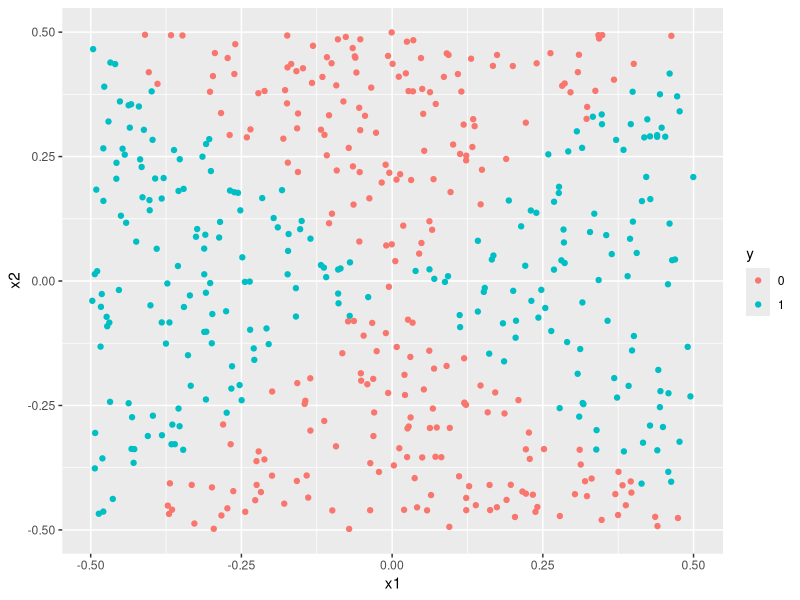
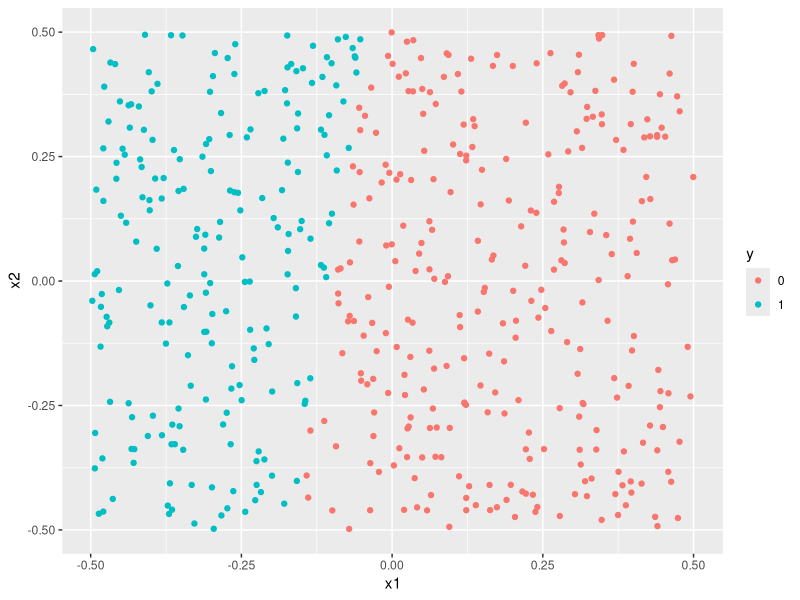
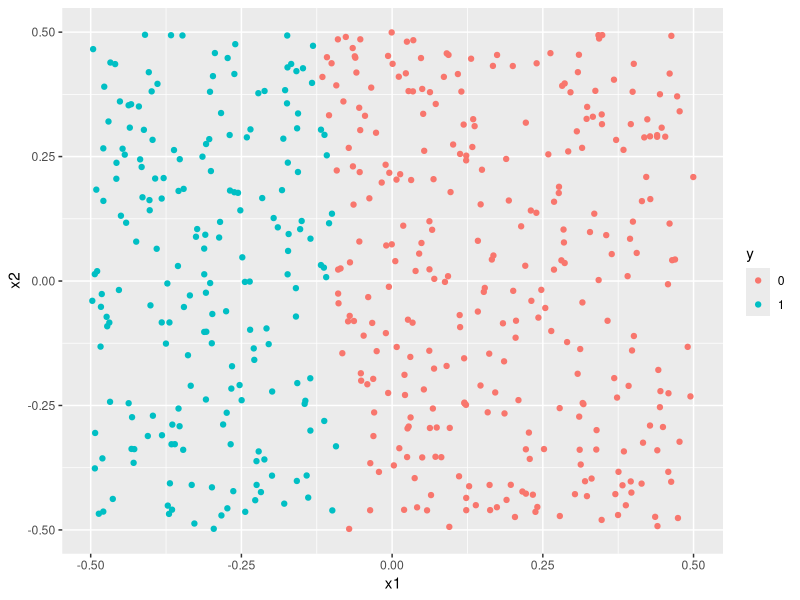
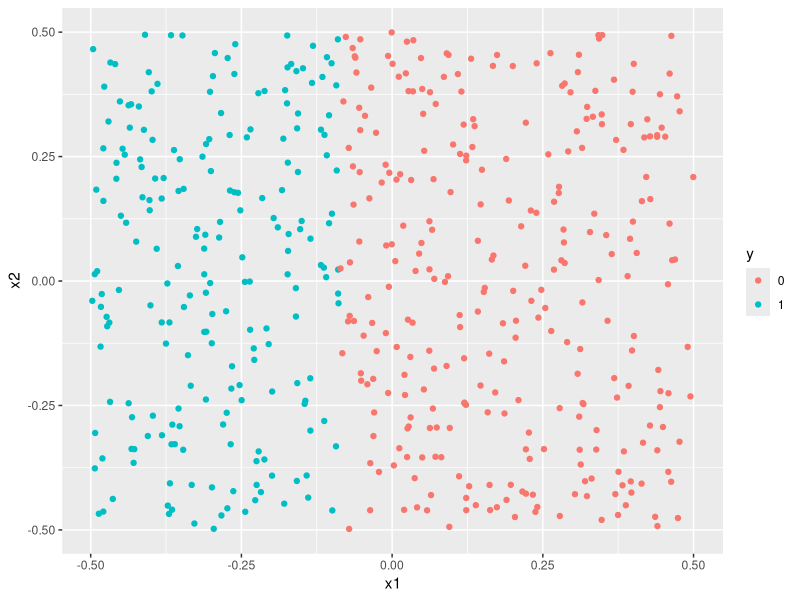
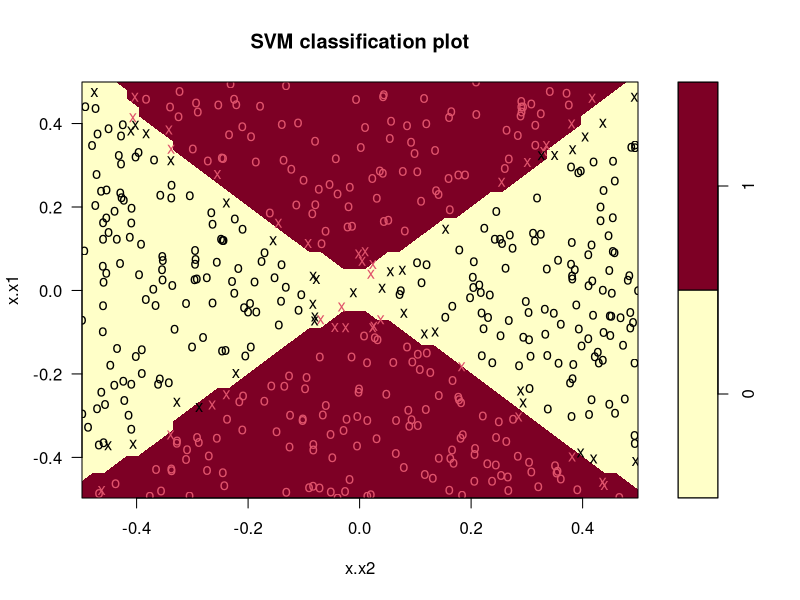
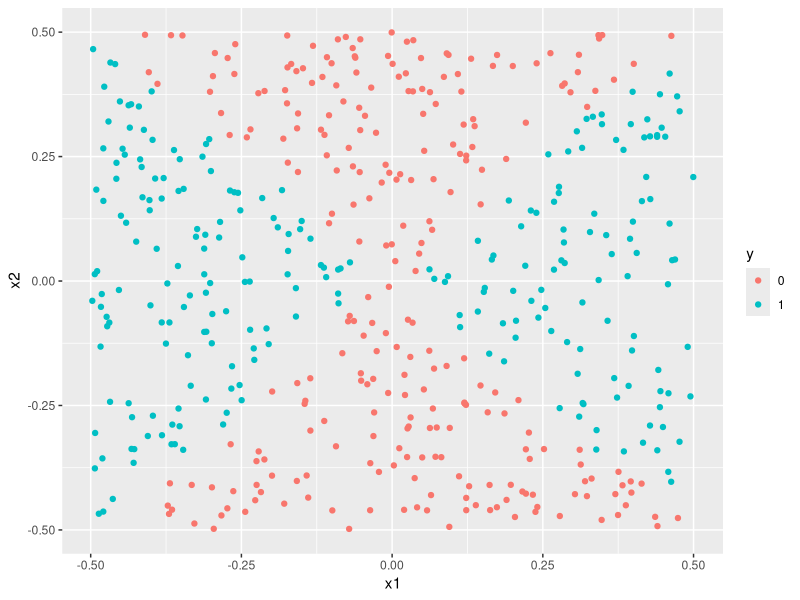

The R source for these figures, in order:
## ---- chunk 1
x1 <- runif(500) - 0.5
x2 <- runif(500) - 0.5
y <- 1 * (x1^2 - x2^2 > 0)
## ---- chunk 2
x <- cbind(x1,x2)
data_b <- data.frame(x = x, y = as.factor(y))
library(ggplot2)
ggplot(data=data_b,aes(x1,x2))+
  geom_point(aes(color=y))
## ---- chunk 3
data_c <- data.frame(x = x, y = as.factor(y))
glm.fits <- glm(y ~ x1 + x2, data_c, family = binomial)
summary(glm.fits)
## ---- chunk 4
pre_d <- predict(glm.fits,type = "response")
pre_d[pre_d>0.5] <- 1
pre_d[pre_d<=0.5] <- 0
data_d <- data.frame(x = x, y = as.factor(pre_d))
ggplot(data=data_d,aes(x1,x2))+
  geom_point(aes(color=y))
table(data_b[,"y"],pre_d)
mean(data_b[,"y"]==pre_d)
## ---- chunk 5
data_e <- data.frame(x = x, y = as.factor(y))

glm.fits_e <- glm(y ~ x1^2 + x1*x2, data_e, family = binomial)
summary(glm.fits_e)
## ---- chunk 6
pre_f <- predict(glm.fits_e,type = "response")
pre_f[pre_f>0.5] <- 1
pre_f[pre_f<=0.5] <- 0
data_f <- data.frame(x = x, y = as.factor(pre_f))
ggplot(data=data_f,aes(x1,x2))+
  geom_point(aes(color=y))
table(data_b[,"y"],pre_f)
mean(data_b[,"y"]==pre_f)
## ---- chunk 7
library(e1071)
data_g <- data.frame(x = x, y = as.factor(y))
svmfit <- svm(y ~ ., data_g, kernel = "linear", gamma = 1, cost = 10)
pre_g <- predict(svmfit)
data_pre <- data.frame(x=x,y=as.factor(pre_g))
ggplot(data=data_pre,aes(x1,x2))+
  geom_point(aes(color=y))
table(data_g[,"y"],pre_g)
mean(data_g[,"y"]==pre_g)
## ---- chunk 8
svmfit_h <- svm(y ~ ., data_g, kernel = "radial", gamma = 1, cost = 10)
plot(svmfit_h,data_g)
pre_h <- predict(svmfit_h)
data_h <- data.frame(x=x,y=as.factor(pre_h))
ggplot(data=data_h,aes(x1,x2))+
  geom_point(aes(color=y))
table(data_g[,"y"],pre_h)
mean(data_g[,"y"]==pre_h)
